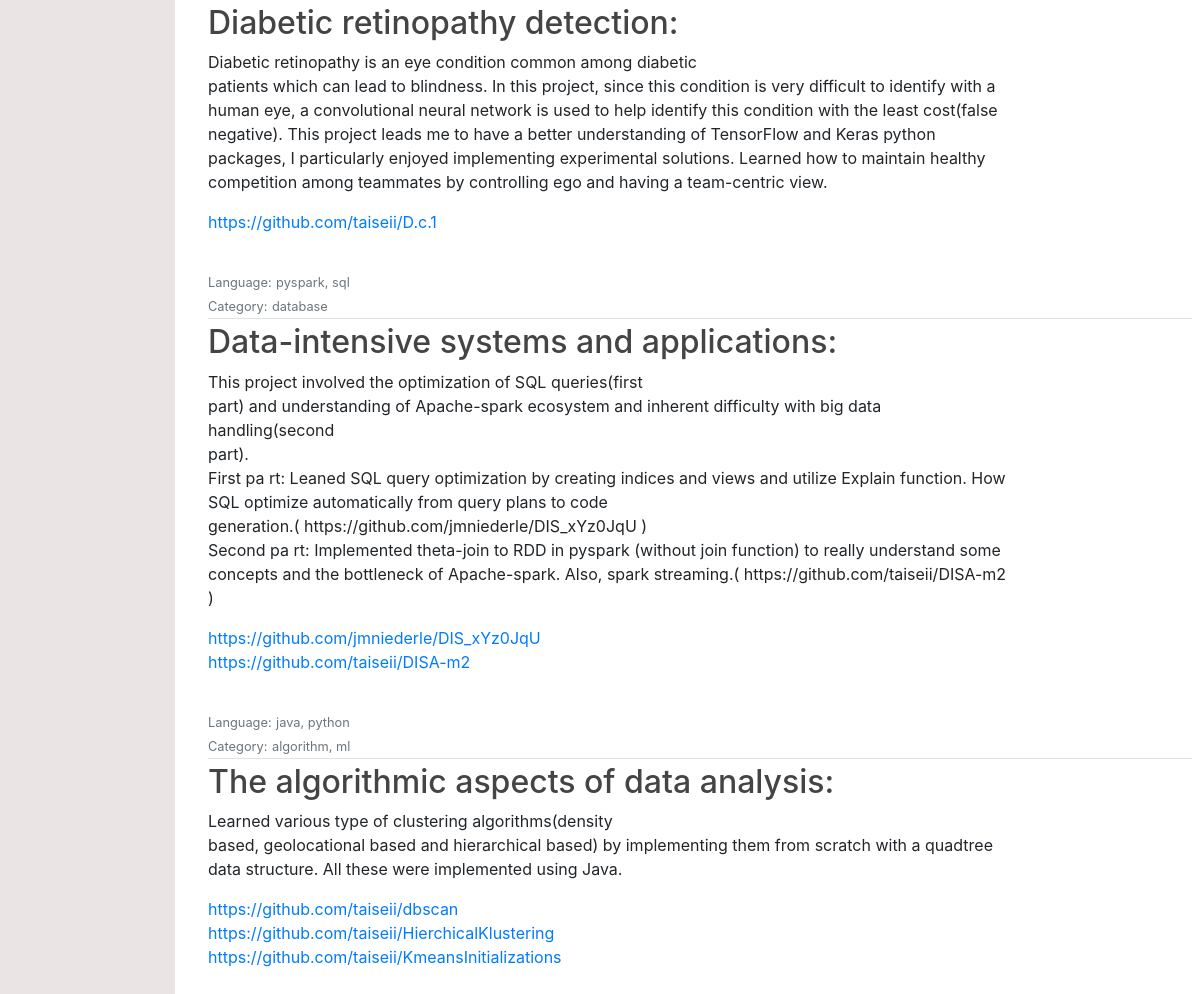
Page /projects (lower part) on the earlier database version.
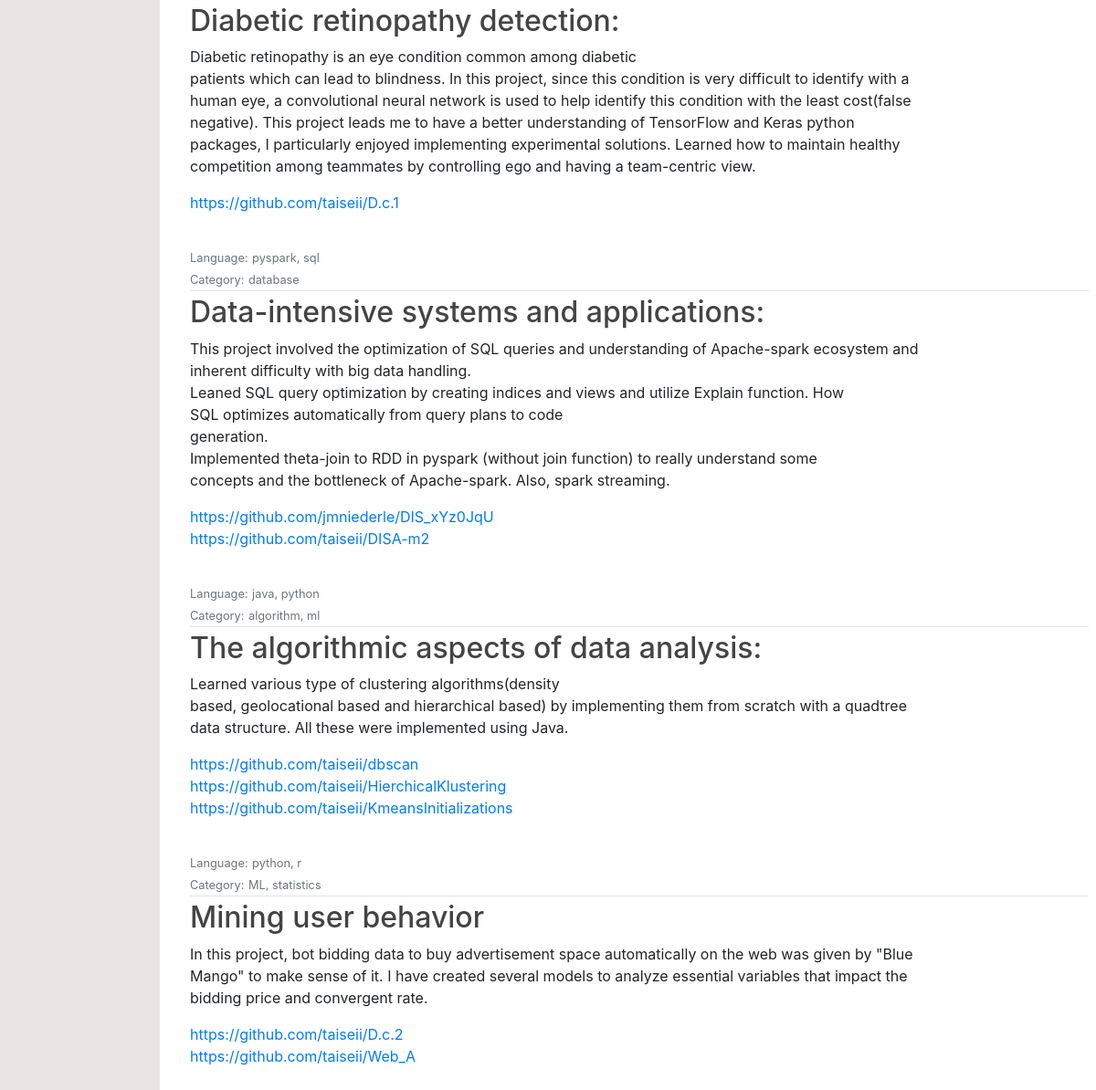
Same page on the later database version.
### flaskApp/models.py (models this page shows, shortened)
class Post(db.Model):
    id = db.Column(db.Integer, primary_key=True)
    title = db.Column(db.String(100), nullable=False)
    description = db.Column(db.Text, nullable=False)
    language = db.Column(db.Text, nullable=False)
    category = db.Column(db.Text, nullable=False)
    link = db.Column(db.String, nullable=False)
    user_id = db.Column(db.Integer, db.ForeignKey('user.id'), nullable=False)

### flaskApp/routes.py (the view)
@app.route('/projects')
def projects():
    posts = Post.query.all()
    return render_template('projects.html', page_id=1, posts=posts)

### flaskApp/templates/projects.html (shortened to what this page needs)
{% extends "layout.html" %}
{% block content %}
{% for post in posts %}
<div class="wrapper">
<div class="media-body", style="padding-bottom:25px">
        <div class="article-metadata", style="padding-top:10px ">
          <b><small class="text-muted">Language:</small></b>  <small class="text-muted">{{ post.language }}</small><br>
          <b><small class="text-muted">Category:</small></b>  <small class="text-muted">{{ post.category }}</small>
        </div>
        <h2><a class="article-title" href="{{ url_for('a_project', project_id=post.id) }}">{{ post.title }}</a></h2>
        <p class="article-content">{{ post.description}}</p>
        {% set links = post.link.split(', ') %}
        {% for link in links %}
          <a class="mr-2" href="{{ link }}">{{ link }}</a><br>
        {% endfor %}
      </div>
    </div>
{% endfor %}
{% endblock content %}

Differences in the rows shown:
changed Post "Data-intensive systems and applications:": description "…the optimization of SQL queries(first part) and understanding of Apache-spark ecosystem and inherent difficulty with big data handling(second part). First pa rt: Leaned SQL query optimization by creating indices and views and utilize Explain function. How SQL optimize automatically from query plans to code generation.( https://github.com/jmniederle/DIS_xYz0JqU ) Second pa rt: Implemented theta-join to RDD in pyspark (without join function) to really understand some concepts and the bottleneck of Apache-spark. Also, spark streaming.( https://github.com/taiseii/DISA-m2 )" → "…the optimization of SQL queries and understanding of Apache-spark ecosystem and inherent difficulty with big data handling. Leaned SQL query optimization by creating indices and views and utilize Explain function. How SQL optimizes automatically from query plans to code generation. Implemented theta-join to RDD in pyspark (without join function) to really understand some concepts and the bottleneck of Apache-spark. Also, spark streaming."
added Post: language "python, r", category "ML, statistics", title "Mining user behavior", description "In this project, bot bidding data to buy advertisement space automatically on the web was given by \"Blue Mango\" to make sense of it. I have created several models to analyze essential variables that impact the bidding price and convergent rate.", links "https://github.com/taiseii/D.c.2" "https://github.com/taiseii/Web_A"
